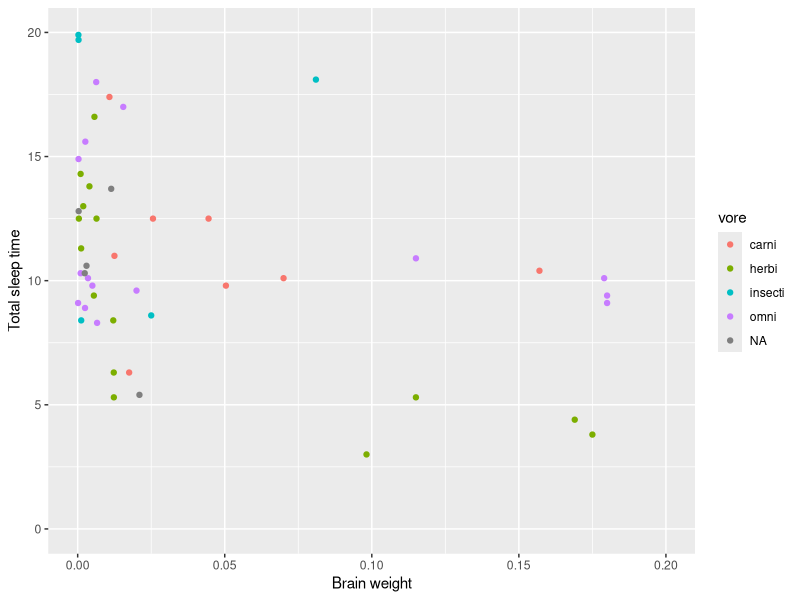
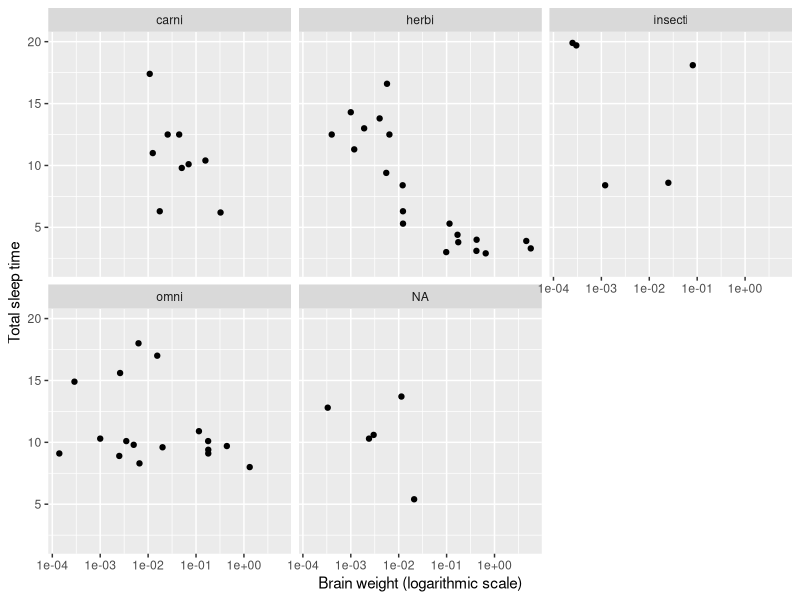

Reproduce these figures in R, in order. (Note: this script raises an error after producing the figures.)
# Vectors, matrices and dataframes.
age <- c(28, 48, 47, 71, 22, 80, 48, 30, 31)
# Interaction between a vector and a scalar.
age_months <- age * 12
# Another vector.
purchase <- c(20, 59, 2, 12, 22, 160, 34, 34, 29)
# What if we put two or more vectors together?
bookstore <- data.frame(age, purchase)

# When we enter data into a vector, we can put line breaks between the commas:
distances <- c(687, 5076, 7270, 967, 6364, 1683, 9394, 5712, 5206,
               4317, 9411, 5625, 9725, 4977, 2730, 5648, 3818, 8241,
               5547, 1637, 4428, 8584, 2962, 5729, 5325, 4370, 5989,
               9030, 5532, 9623)
distances

sqrt(pi)
exp(2) * log(4, base = 10)

# or
exp(2) * log(4)
test <- sqrt(-1)

# Let's talk about packages you will need.
install.packages('ggplot2')
library(ggplot2)

# MSR Book follows the 'msleep' dataset example.
View(msleep)

# There are several functions that are useful for exploring the data.
head(msleep)
tail(msleep)
dim(msleep)
str(msleep)
names(msleep)

# Still, this 'msleep' object is not in our environment.
?msleep
# Let's import it to our folder.
data(msleep)
summary(msleep)

# --------------
# Numerical Data
# --------------
msleep$sleep_total

mean(msleep$sleep_total)      # Mean
median(msleep$sleep_total)    # Median
max(msleep$sleep_total)       # Max
min(msleep$sleep_total)       # Min
sd(msleep$sleep_total)        # Standard deviation
var(msleep$sleep_total)       # Variance
quantile(msleep$sleep_total)  # Various quantiles

# You can, of course, filter as well. 
sum(msleep$sleep_total > 8)   # Frequency (count)
mean(msleep$sleep_total > 8)  # Relative frequency (proportion)

# --------------
# Working with NA. 
# --------------
# Important concept for programming. 
# Common 'problem' that people who are beginners encounter.

mean(msleep$sleep_rem)
?mean
mean(msleep$sleep_rem, na.rm = TRUE)
cor(msleep$sleep_total, msleep$sleep_rem)
cor(msleep$sleep_total, msleep$sleep_rem, use = "complete.obs")

# --------------
# Categorical Data
# --------------
msleep$vore
proportions(table(msleep$vore))

# Counts:
table(msleep$vore, msleep$conservation)

# Proportions, per row:
proportions(table(msleep$vore, msleep$conservation),
            margin = 1)

# Proportions, per column:
proportions(table(msleep$vore, msleep$conservation),
            margin = 2)

# Proportions, out of total:
proportions(table(msleep$vore, msleep$conservation))

ggplot(msleep, aes(brainwt, sleep_total, colour = vore)) + 
  geom_point() +
  labs(x = "Brain weight",
       y = "Total sleep time") +
  xlim(0, 0.2) +
  ylim(0, 20)

myPlot <- ggplot(msleep, aes(brainwt, sleep_total)) + 
  geom_point() +
  labs(x = "Brain weight (logarithmic scale)",
       y = "Total sleep time") +
  scale_x_log10() +
  facet_wrap(~ vore)

ggsave("test.pdf", myPlot, width = 5, height = 5)

# --------------
# Ex. 2.11.
# --------------
# Install and load the palmerpenguins package.
# In this exercise, we’ll study the penguins dataset contained in said package.

# View the documentation for the penguins data and read about its variables.

# Check the data structures: how many observations and variables and what type of variables (numeric, categorical, etc.) are there?
  
# Compute summary statistics (means, median, min, max, counts for categorical variables). Are there any missing values?

ggplot(penguins, aes(bill_length_mm, flipper_length_mm, colour = species)) +
  geom_point() +
  labs(x = "Bill length (mm)",
       y = "Flipper length (mm)")

ggplot(penguins, aes(bill_length_mm, flipper_length_mm, colour = species)) +
  geom_point(alpha = 1) +
  labs(x = "Bill length (mm)",
       y = "Flipper length (mm)")

ggplot(penguins, aes(bill_length_mm, flipper_length_mm,
                     colour = species,
                     shape = island)) +
  geom_point() +
  labs(x = "Bill length (mm)",
       y = "Flipper length (mm)")

ggplot(penguins, aes(bill_length_mm, 
                     flipper_length_mm,
                     colour = species, 
                     shape = island,size = body_mass_g)) + 
  geom_point(alpha = 0.5) +  
  labs(x = "Bill length (mm)",y = "Flipper length (mm)")